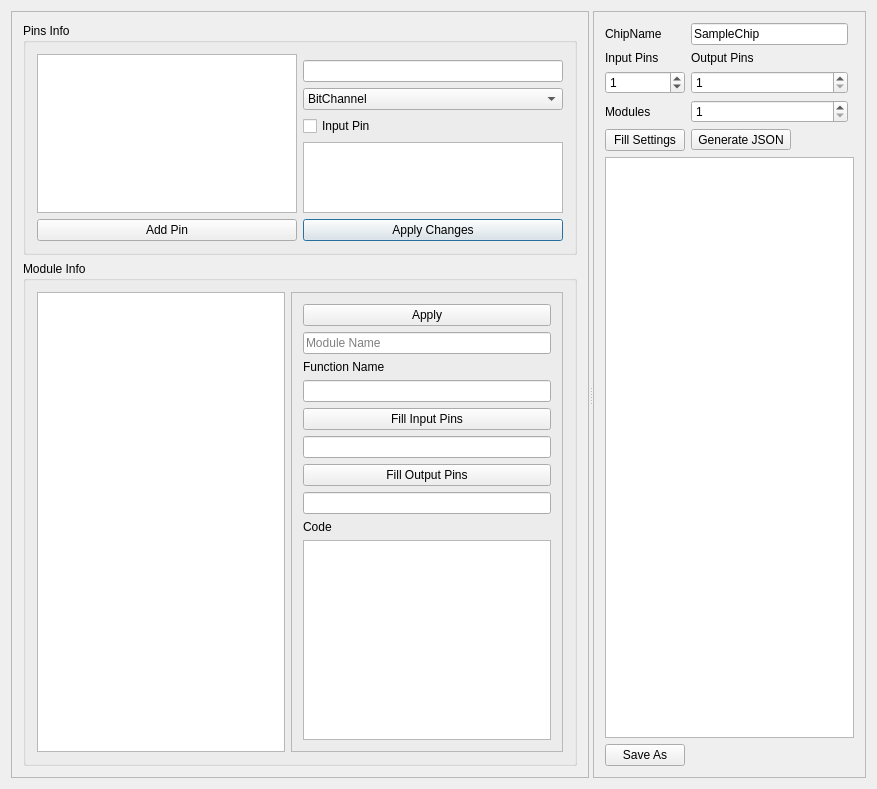
<?xml version="1.0" encoding="UTF-8"?>
<ui version="4.0">
 <class>MainDialog</class>
 <widget class="QDialog" name="MainDialog">
  <property name="geometry">
   <rect>
    <x>0</x>
    <y>0</y>
    <width>877</width>
    <height>789</height>
   </rect>
  </property>
  <property name="windowTitle">
   <string>MainDialog</string>
  </property>
  <layout class="QVBoxLayout" name="verticalLayout_4">
   <item>
    <widget class="QSplitter" name="splitter">
     <property name="orientation">
      <enum>Qt::Horizontal</enum>
     </property>
     <widget class="QFrame" name="frame_4">
      <property name="frameShape">
       <enum>QFrame::StyledPanel</enum>
      </property>
      <property name="frameShadow">
       <enum>QFrame::Raised</enum>
      </property>
      <layout class="QVBoxLayout" name="verticalLayout">
       <item>
        <widget class="QGroupBox" name="groupBox">
         <property name="title">
          <string>Pins Info</string>
         </property>
         <property name="flat">
          <bool>false</bool>
         </property>
         <property name="checkable">
          <bool>false</bool>
         </property>
         <layout class="QGridLayout" name="gridLayout_3">
          <item row="8" column="2">
           <widget class="QPushButton" name="pushButton_4">
            <property name="text">
             <string>Apply Changes</string>
            </property>
           </widget>
          </item>
          <item row="3" column="2">
           <widget class="QCheckBox" name="chkInput">
            <property name="text">
             <string>Input Pin</string>
            </property>
           </widget>
          </item>
          <item row="0" column="0" rowspan="5">
           <widget class="QListWidget" name="listPins">
            <property name="selectionMode">
             <enum>QAbstractItemView::ExtendedSelection</enum>
            </property>
           </widget>
          </item>
          <item row="1" column="2">
           <widget class="QLineEdit" name="txtPinName"/>
          </item>
          <item row="4" column="2">
           <widget class="QPlainTextEdit" name="txtDesc"/>
          </item>
          <item row="2" column="2">
           <widget class="QComboBox" name="cmbDataType">
            <item>
             <property name="text">
              <string>BitChannel</string>
             </property>
            </item>
            <item>
             <property name="text">
              <string>BitAChannel</string>
             </property>
            </item>
            <item>
             <property name="text">
              <string>Complex128Channel</string>
             </property>
            </item>
            <item>
             <property name="text">
              <string>Complex128AChannel</string>
             </property>
            </item>
            <item>
             <property name="text">
              <string>FloatAChannel</string>
             </property>
            </item>
            <item>
             <property name="text">
              <string>FloatChannel</string>
             </property>
            </item>
           </widget>
          </item>
          <item row="8" column="0">
           <widget class="QPushButton" name="pushButton">
            <property name="text">
             <string>Add Pin</string>
            </property>
           </widget>
          </item>
         </layout>
        </widget>
       </item>
       <item>
        <widget class="QGroupBox" name="groupBox_2">
         <property name="title">
          <string>Module Info</string>
         </property>
         <layout class="QHBoxLayout" name="horizontalLayout">
          <item>
           <widget class="QListWidget" name="listModules"/>
          </item>
          <item>
           <widget class="QFrame" name="frame_5">
            <property name="frameShape">
             <enum>QFrame::StyledPanel</enum>
            </property>
            <property name="frameShadow">
             <enum>QFrame::Raised</enum>
            </property>
            <layout class="QVBoxLayout" name="verticalLayout_5">
             <item>
              <widget class="QPushButton" name="btnApplyModule">
               <property name="text">
                <string>Apply</string>
               </property>
              </widget>
             </item>
             <item>
              <widget class="QLineEdit" name="txtModuleName">
               <property name="placeholderText">
                <string>Module Name</string>
               </property>
              </widget>
             </item>
             <item>
              <widget class="QLabel" name="label_2">
               <property name="text">
                <string>Function Name</string>
               </property>
              </widget>
             </item>
             <item>
              <widget class="QLineEdit" name="txtFunctionName"/>
             </item>
             <item>
              <widget class="QPushButton" name="pushButton_2">
               <property name="text">
                <string>Fill Input Pins</string>
               </property>
              </widget>
             </item>
             <item>
              <widget class="QLineEdit" name="txtInPins"/>
             </item>
             <item>
              <widget class="QPushButton" name="pushButton_5">
               <property name="text">
                <string>Fill Output Pins</string>
               </property>
              </widget>
             </item>
             <item>
              <widget class="QLineEdit" name="txtOutPins"/>
             </item>
             <item>
              <widget class="QLabel" name="label_8">
               <property name="text">
                <string>Code</string>
               </property>
              </widget>
             </item>
             <item>
              <widget class="QTextEdit" name="textEdit">
               <property name="minimumSize">
                <size>
                 <width>0</width>
                 <height>200</height>
                </size>
               </property>
              </widget>
             </item>
             <item>
              <spacer name="verticalSpacer">
               <property name="orientation">
                <enum>Qt::Vertical</enum>
               </property>
               <property name="sizeHint" stdset="0">
                <size>
                 <width>20</width>
                 <height>40</height>
                </size>
               </property>
              </spacer>
             </item>
            </layout>
            <zorder>pushButton_5</zorder>
            <zorder>txtModuleName</zorder>
            <zorder>label_2</zorder>
            <zorder>txtFunctionName</zorder>
            <zorder>txtInPins</zorder>
            <zorder>txtOutPins</zorder>
            <zorder>btnApplyModule</zorder>
            <zorder>textEdit</zorder>
            <zorder>label_8</zorder>
            <zorder>pushButton_2</zorder>
           </widget>
          </item>
         </layout>
        </widget>
       </item>
      </layout>
     </widget>
     <widget class="QFrame" name="frame_3">
      <property name="frameShape">
       <enum>QFrame::StyledPanel</enum>
      </property>
      <property name="frameShadow">
       <enum>QFrame::Raised</enum>
      </property>
      <layout class="QGridLayout" name="gridLayout_2">
       <item row="3" column="0">
        <widget class="QSpinBox" name="inPins">
         <property name="value">
          <number>1</number>
         </property>
        </widget>
       </item>
       <item row="6" column="0">
        <widget class="QPushButton" name="pushButton_3">
         <property name="text">
          <string>Fill Settings</string>
         </property>
        </widget>
       </item>
       <item row="7" column="0" colspan="3">
        <widget class="QTextEdit" name="txtFullText"/>
       </item>
       <item row="6" column="1">
        <widget class="QToolButton" name="toolButton">
         <property name="text">
          <string>Generate JSON</string>
         </property>
        </widget>
       </item>
       <item row="3" column="1">
        <widget class="QSpinBox" name="outPins">
         <property name="minimum">
          <number>1</number>
         </property>
        </widget>
       </item>
       <item row="1" column="1">
        <widget class="QLineEdit" name="lineChipName">
         <property name="text">
          <string>SampleChip</string>
         </property>
        </widget>
       </item>
       <item row="1" column="0">
        <widget class="QLabel" name="label_3">
         <property name="text">
          <string>ChipName</string>
         </property>
        </widget>
       </item>
       <item row="4" column="1">
        <widget class="QSpinBox" name="nModules">
         <property name="minimum">
          <number>1</number>
         </property>
        </widget>
       </item>
       <item row="4" column="0">
        <widget class="QLabel" name="label_5">
         <property name="text">
          <string>Modules </string>
         </property>
        </widget>
       </item>
       <item row="2" column="0">
        <widget class="QLabel" name="label_6">
         <property name="text">
          <string>Input Pins</string>
         </property>
        </widget>
       </item>
       <item row="2" column="1">
        <widget class="QLabel" name="label_7">
         <property name="text">
          <string>Output Pins</string>
         </property>
        </widget>
       </item>
       <item row="8" column="0">
        <widget class="QPushButton" name="pushButton_6">
         <property name="text">
          <string>Save As</string>
         </property>
        </widget>
       </item>
      </layout>
     </widget>
    </widget>
   </item>
  </layout>
 </widget>
 <layoutdefault spacing="6" margin="11"/>
 <resources/>
 <connections/>
</ui>
